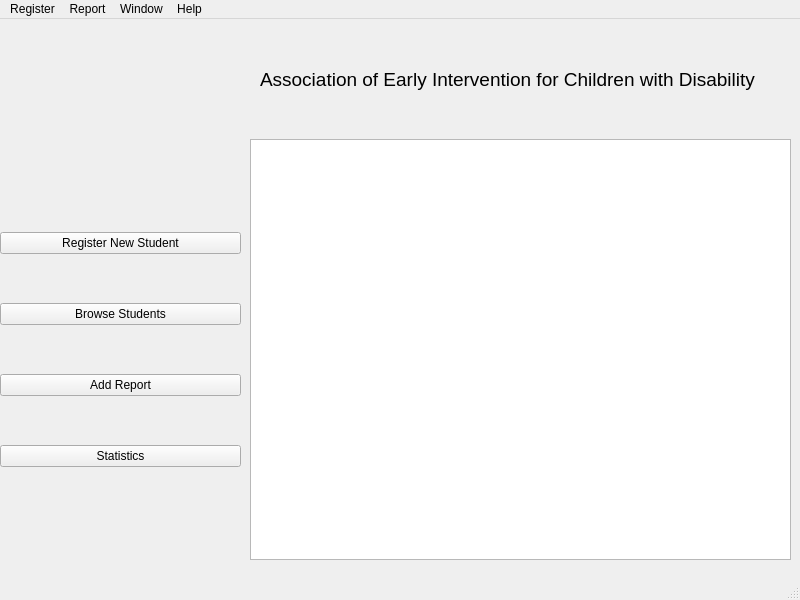
<?xml version="1.0" encoding="UTF-8"?>
<ui version="4.0">
 <class>MainWindow</class>
 <widget class="QMainWindow" name="MainWindow">
  <property name="geometry">
   <rect>
    <x>0</x>
    <y>0</y>
    <width>800</width>
    <height>600</height>
   </rect>
  </property>
  <property name="windowTitle">
   <string>MainWindow</string>
  </property>
  <widget class="QWidget" name="centralwidget">
   <widget class="QWidget" name="verticalLayoutWidget">
    <property name="geometry">
     <rect>
      <x>0</x>
      <y>170</y>
      <width>241</width>
      <height>321</height>
     </rect>
    </property>
    <layout class="QVBoxLayout" name="verticalLayout">
     <item>
      <widget class="QPushButton" name="pushButton_2">
       <property name="text">
        <string>Register New Student</string>
       </property>
      </widget>
     </item>
     <item>
      <widget class="QPushButton" name="pushButton_3">
       <property name="text">
        <string>Browse Students</string>
       </property>
      </widget>
     </item>
     <item>
      <widget class="QPushButton" name="pushButton_4">
       <property name="text">
        <string>Add Report</string>
       </property>
      </widget>
     </item>
     <item>
      <widget class="QPushButton" name="pushButton">
       <property name="text">
        <string>Statistics</string>
       </property>
      </widget>
     </item>
    </layout>
   </widget>
   <widget class="QGraphicsView" name="graphicsView">
    <property name="geometry">
     <rect>
      <x>250</x>
      <y>120</y>
      <width>541</width>
      <height>421</height>
     </rect>
    </property>
   </widget>
   <widget class="QLabel" name="label">
    <property name="geometry">
     <rect>
      <x>260</x>
      <y>10</y>
      <width>511</width>
      <height>101</height>
     </rect>
    </property>
    <property name="font">
     <font>
      <pointsize>14</pointsize>
     </font>
    </property>
    <property name="text">
     <string>Association of Early Intervention for Children with Disability</string>
    </property>
   </widget>
  </widget>
  <widget class="QMenuBar" name="menubar">
   <property name="geometry">
    <rect>
     <x>0</x>
     <y>0</y>
     <width>800</width>
     <height>22</height>
    </rect>
   </property>
   <widget class="QMenu" name="menuReport">
    <property name="title">
     <string>Report</string>
    </property>
   </widget>
   <widget class="QMenu" name="menuRegister">
    <property name="title">
     <string>Register</string>
    </property>
   </widget>
   <widget class="QMenu" name="menuWindow">
    <property name="title">
     <string>Window</string>
    </property>
   </widget>
   <widget class="QMenu" name="menuHelp">
    <property name="title">
     <string>Help</string>
    </property>
   </widget>
   <addaction name="menuRegister"/>
   <addaction name="menuReport"/>
   <addaction name="menuWindow"/>
   <addaction name="menuHelp"/>
  </widget>
  <widget class="QStatusBar" name="statusbar"/>
 </widget>
 <resources/>
 <connections/>
</ui>
